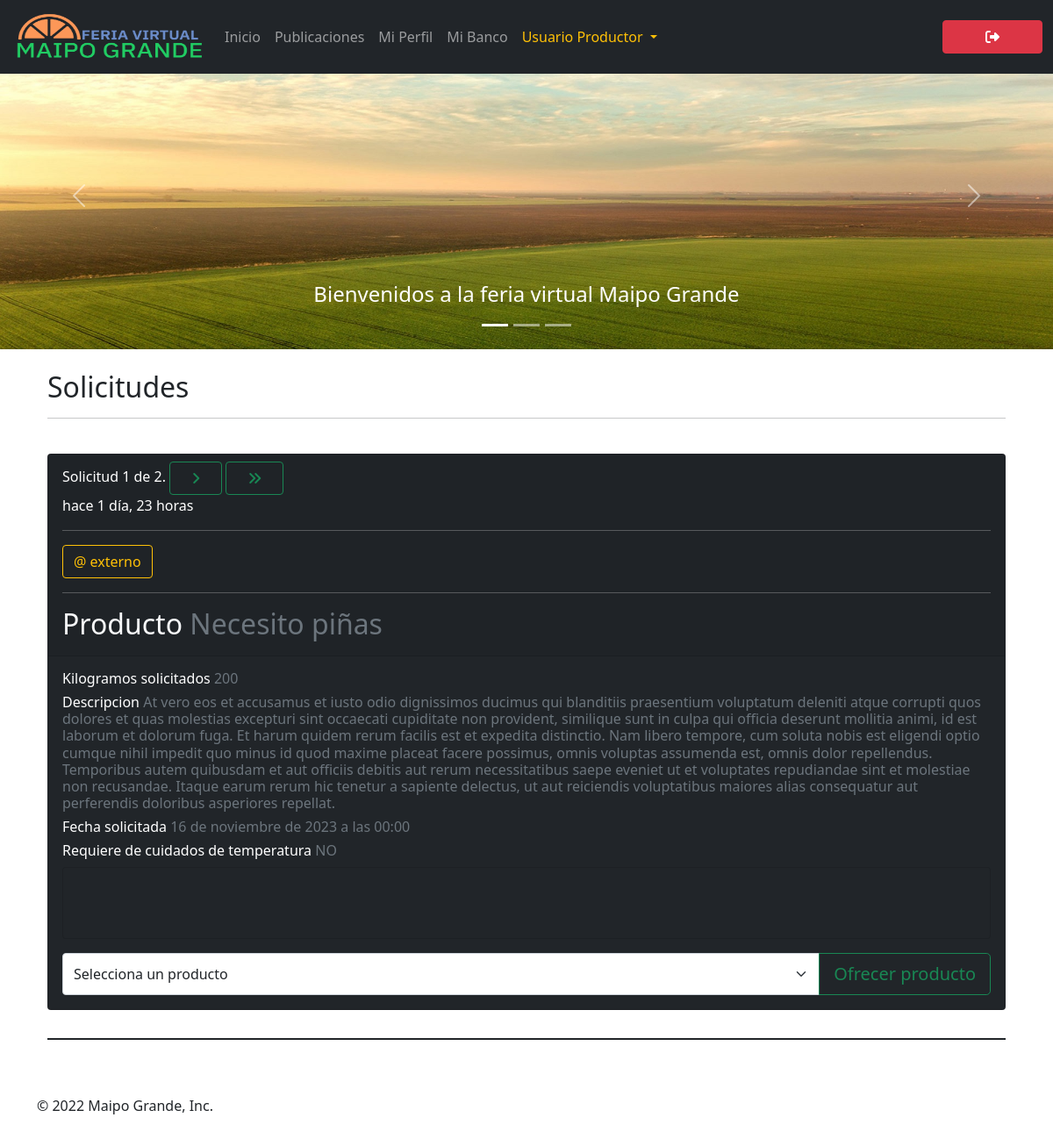
Screenshot of /request/ (signed in) with the database file from the repository.
### maipogrande/models.py (models this page shows, shortened)
class ProductRequest(models.Model):
	id_product_request = models.AutoField(primary_key = True, editable = False)
	timestamp = models.DateTimeField(default=timezone.now)
	user = models.ForeignKey(CustomUser, on_delete=models.CASCADE, related_name='product_request')
	title = models.CharField(max_length=300, blank = True)
	description = models.TextField(max_length=1000, blank = True)
	quantity = models.IntegerField(validators = [MinValueValidator(1), MaxValueValidator(1000)])
	requested_date = models.DateTimeField()
	temperature_care = models.CharField(max_length = 2, blank = True)
	class Meta:
		ordering = ['-timestamp']

class CustomUser(AbstractUser):
	type = models.CharField(max_length = 15, choices = USER_TYPE, default = '')
	country = models.CharField(max_length = 20, choices = COUNTRY, default = '')

### maipogrande/views.py (the view)
# urls.py: path('request/', views.client_request, name='request'),
@login_required
def client_request(request):
	current_user = request.user
	if current_user.type == 'PRODUCTOR':
		requests = ProductRequest.objects.all()
		products = current_user.posts.all()
		paginator = Paginator(requests, 1)
		page = request.GET.get('page')
		requests= paginator.get_page(page)
	elif current_user.type == 'CLIENTE EXTERNO' or current_user.type == 'CLIENTE INTERNO':
		requests = ProductRequest.objects.filter(user = current_user.id)
		products = current_user
	else:
		pass
	return render(request, 'request.html', {'products' : products, 'requests' : requests})

### maipogrande/templates/request.html (shortened to what this page needs)
{% extends './feed.html' %}
{% load static %}
{% load humanize %}
{% block content %}
{% if request.user.is_authenticated %}
<div class="row">
    <div class="col-12">
        <h2 class ="h2 text-start text-dark">Solicitudes</h2>
        <hr></hr>
        {% for req in requests %}
        <div class="table-responsive py-4">
            <table class="table table-striped">
                <thead>
                    <tr>
                        <th></th>
                    </tr>
                </thead>
                <tbody>
                    <tr>
                        <div class="container-article">
                            <div>
                                <div class="card text-white bg-dark mb-3" style="max-width: 100%;">
                                    <div class="card-header">
                                        {% if request.user.type == "PRODUCTOR" %}
                                        <div class="pagination">
                                            <span class="step-links">
                                                <span class="current">
                                                    Solicitud {{ requests.number }} de {{ requests.paginator.num_pages }}.
                                                </span>
                                                {% if requests.has_next %}
                                                    <button class="btn btn-outline-success btn-md px-md-4" onclick="location.href='?page={{ requests.next_page_number }}'" type="button">
                                                        <i class="fa-solid fa-angle-right"></i>
                                                    </button>
                                                    <button class="btn btn-outline-success btn-md px-md-4" onclick="location.href='?page={{ requests.paginator.num_pages }}'" type="button">
                                                        <i class="fa-solid fa-angle-double-right"></i>
                                                    </button>
                                                {% endif %}
                                            </span>
                                        </div>
                                        {% endif %}
                                        <time data-time="#">{{ req.timestamp|naturaltime }}</time>
                                        <hr></hr>
                                        <a class="btn btn-outline-warning" href="{% url 'profile' req.user.username %}" role="button">@ {{ req.user.username }}</a>
                                        <hr></hr>
                                        <h2 class="h2 text-start text-light">Producto <span class="text-muted">{{ req.title }}</span></h2>
                                    </div>
                                    <div class="card-body">
                                        <div class="row">
                                            <div class="col-sm">
                                                <h6 class="h6 text-start">Kilogramos solicitados <span class="text-muted">{{ req.quantity }}</span></h6>
                                                <h6 class="h6 text-start">Descripcion <span class="text-muted">{{ req.description }}</span></h6>
                                                <h6 class="h6 text-start">Fecha solicitada <span class="text-muted">{{ req.requested_date }}</span></h6>
                                                <h6 class="h6 text-start">Requiere de cuidados de temperatura <span class="text-muted">{{ req.temperature_care }}</span></h6>
                                                {% if request.user.type == "PRODUCTOR" %}
                                                <div class="card text-white bg-dark mb-3" id="offer-product">
                                                    <div class="card-body">
                                                        <div class="row">
                                                            <div class="col-sm-12 col-md-6 col-lg-8 col-xl-12">
                                                                <br></br>
                                                            </div>
                                                        </div>
                                                    </div>
                                                </div>
                                                <div class="d-flex flex-row-reverse">
                                                    <div class="input-group">
                                                        <select class="form-select" id="product-select" aria-label="Selecciona un producto">
                                                            <option disable selected value="">Selecciona un producto</option>
                                                        </select>
                                                         <button
                                                            class="btn btn-outline-success btn-lg"
                                                            type="submit"
                                                            id="btn-offer-product"
                                                            onclick="sendSelectedProduct()">
                                                            Ofrecer producto
                                                        </button>
                                                    </div>
                                                </div>
                                                {% elif request.user.type == "CLIENTE INTERNO" or request.user.type == "CLIENTE EXTERNO"%}
                                                <div class="d-flex flex-row-reverse">
                                                    <a class="btn btn-outline-success btn-lg" id="btn-offer-product" type="submit" href="{% url 'client_request_status' req.id_product_request %}">Ver estado de la solicitud #{{ req.id_product_request }}</a>
                                                </div>
                                                {% endif %}
                                            </div>
                                        </div>
                                    </div>
                                </div>
                            </div>
                        </div>
                    </tr>
                </tbody>
            </table>
        </div>
        {% endfor %}
    </div>
</div>
{% endif %}
{% endblock %}

### maipogrande/static/css/style.css (style rules this page uses)
body { padding-top: 3rem; padding-bottom: 3rem; color: #5a5a5a; min-height: 100%; }
.marketing h2 { font-weight: 400; }

### maipogrande/templates/base.html (style rules this page uses)
:root { --bs-primary: brown; }

### rows the page displays
ProductRequest: number "1", paginator.num_pages "2", timestamp "hace 1 día, 23 horas", user.username "externo", title "Necesito piñas", quantity "200", description "At vero eos et accusamus et iusto odio dignissimos ducimus qui blanditiis praesentium voluptatum deleniti atque corrupti quos dolores et quas molestias excepturi sint occaecati cupiditate non provident, similique sunt in culpa qui officia deserunt mollitia animi, id est laborum et dolorum fuga. Et harum quidem rerum facilis est et expedita distinctio. Nam libero tempore, cum soluta nobis est eligendi optio cumque nihil impedit quo minus id quod maxime placeat facere possimus, omnis voluptas assumenda est, omnis dolor repellendus. Temporibus autem quibusdam et aut officiis debitis aut rerum necessitatibus saepe eveniet ut et voluptates repudiandae sint et molestiae non recusandae. Itaque…", requested_date "16 de noviembre de 2023 a las 00:00", temperature_care "NO"
